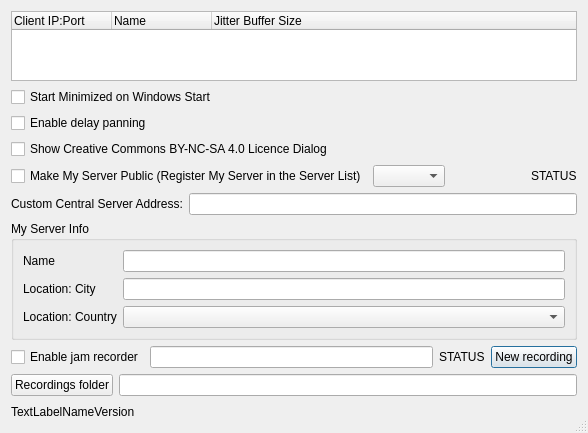
<?xml version="1.0" encoding="UTF-8"?>
<ui version="4.0">
 <class>CServerDlgBase</class>
 <widget class="QDialog" name="CServerDlgBase">
  <property name="geometry">
   <rect>
    <x>0</x>
    <y>0</y>
    <width>588</width>
    <height>415</height>
   </rect>
  </property>
  <property name="windowTitle">
   <string/>
  </property>
  <property name="windowIcon">
   <iconset resource="resources.qrc">
    <normaloff>:/png/main/res/fronticon.png</normaloff>:/png/main/res/fronticon.png</iconset>
  </property>
  <property name="sizeGripEnabled">
   <bool>true</bool>
  </property>
  <layout class="QVBoxLayout">
   <item>
    <widget class="QTreeWidget" name="lvwClients">
     <property name="rootIsDecorated">
      <bool>false</bool>
     </property>
     <property name="columnCount">
      <number>3</number>
     </property>
     <column>
      <property name="text">
       <string>Client IP:Port</string>
      </property>
     </column>
     <column>
      <property name="text">
       <string>Name</string>
      </property>
     </column>
     <column>
      <property name="text">
       <string>Jitter Buffer Size</string>
      </property>
     </column>
    </widget>
   </item>
   <item>
    <widget class="QCheckBox" name="chbStartOnOSStart">
     <property name="text">
      <string>Start Minimized on Windows Start</string>
     </property>
    </widget>
   </item>
   <item>
    <widget class="QCheckBox" name="chbEnableDelayPanning">
     <property name="text">
      <string>Enable delay panning</string>
     </property>
    </widget>
   </item>
   <item>
    <widget class="QCheckBox" name="chbUseCCLicence">
     <property name="text">
      <string>Show Creative Commons BY-NC-SA 4.0 Licence Dialog</string>
     </property>
    </widget>
   </item>
   <item>
    <layout class="QHBoxLayout">
     <item>
      <widget class="QCheckBox" name="chbRegisterServer">
       <property name="text">
        <string>Make My Server Public (Register My Server in the Server List)</string>
       </property>
      </widget>
     </item>
     <item>
      <widget class="QComboBox" name="cbxCentServAddrType"/>
     </item>
     <item>
      <spacer>
       <property name="orientation">
        <enum>Qt::Horizontal</enum>
       </property>
       <property name="sizeType">
        <enum>QSizePolicy::Expanding</enum>
       </property>
       <property name="sizeHint" stdset="0">
        <size>
         <width>20</width>
         <height>20</height>
        </size>
       </property>
      </spacer>
     </item>
     <item>
      <widget class="QLabel" name="lblRegSvrStatus">
       <property name="text">
        <string>STATUS</string>
       </property>
      </widget>
     </item>
    </layout>
   </item>
   <item>
    <layout class="QHBoxLayout">
     <item>
      <widget class="QLabel" name="lblCentralServerAddress">
       <property name="text">
        <string>Custom Central Server Address:</string>
       </property>
      </widget>
     </item>
     <item>
      <widget class="QLineEdit" name="edtCentralServerAddress"/>
     </item>
    </layout>
   </item>
   <item>
    <widget class="QGroupBox" name="grbServerInfo">
     <property name="title">
      <string>My Server Info</string>
     </property>
     <layout class="QHBoxLayout">
      <item>
       <layout class="QVBoxLayout">
        <item>
         <widget class="QLabel" name="lblServerName">
          <property name="text">
           <string>Name</string>
          </property>
         </widget>
        </item>
        <item>
         <widget class="QLabel" name="lblLocationCity">
          <property name="text">
           <string>Location: City</string>
          </property>
         </widget>
        </item>
        <item>
         <widget class="QLabel" name="lblLocationCountry">
          <property name="text">
           <string>Location: Country</string>
          </property>
         </widget>
        </item>
       </layout>
      </item>
      <item>
       <layout class="QVBoxLayout">
        <item>
         <widget class="QLineEdit" name="edtServerName"/>
        </item>
        <item>
         <widget class="QLineEdit" name="edtLocationCity"/>
        </item>
        <item>
         <widget class="QComboBox" name="cbxLocationCountry"/>
        </item>
       </layout>
      </item>
     </layout>
    </widget>
   </item>
   <item>
    <layout class="QHBoxLayout">
     <item>
      <widget class="QCheckBox" name="chbEnableRecorder">
       <property name="text">
        <string>Enable jam recorder</string>
       </property>
      </widget>
     </item>
     <item>
      <widget class="QLineEdit" name="edtCurrentSessionDir">
       <property name="readOnly">
        <bool>true</bool>
       </property>
      </widget>
     </item>
     <item>
      <widget class="QLabel" name="lblRecorderStatus">
       <property name="text">
        <string>STATUS</string>
       </property>
      </widget>
     </item>
     <item>
      <widget class="QPushButton" name="pbtNewRecording">
       <property name="text">
        <string>New recording</string>
       </property>
      </widget>
     </item>
    </layout>
   </item>
   <item>
    <layout class="QHBoxLayout">
     <item>
      <widget class="QPushButton" name="pbtRecordingDir">
       <property name="text">
        <string>Recordings folder</string>
       </property>
      </widget>
     </item>
     <item>
      <widget class="QLineEdit" name="edtRecordingsDir">
       <property name="readOnly">
        <bool>true</bool>
       </property>
      </widget>
     </item>
    </layout>
   </item>
   <item>
    <layout class="QHBoxLayout">
     <property name="spacing">
      <number>6</number>
     </property>
     <property name="leftMargin">
      <number>0</number>
     </property>
     <property name="topMargin">
      <number>0</number>
     </property>
     <property name="rightMargin">
      <number>0</number>
     </property>
     <property name="bottomMargin">
      <number>0</number>
     </property>
     <item>
      <widget class="QLabel" name="lblNameVersion">
       <property name="text">
        <string>TextLabelNameVersion</string>
       </property>
       <property name="wordWrap">
        <bool>false</bool>
       </property>
      </widget>
     </item>
     <item>
      <spacer>
       <property name="orientation">
        <enum>Qt::Horizontal</enum>
       </property>
       <property name="sizeType">
        <enum>QSizePolicy::Expanding</enum>
       </property>
       <property name="sizeHint" stdset="0">
        <size>
         <width>20</width>
         <height>20</height>
        </size>
       </property>
      </spacer>
     </item>
    </layout>
   </item>
  </layout>
 </widget>
 <tabstops>
  <tabstop>lvwClients</tabstop>
  <tabstop>chbStartOnOSStart</tabstop>
  <tabstop>chbUseCCLicence</tabstop>
  <tabstop>chbRegisterServer</tabstop>
  <tabstop>cbxCentServAddrType</tabstop>
  <tabstop>edtCentralServerAddress</tabstop>
  <tabstop>edtServerName</tabstop>
  <tabstop>edtLocationCity</tabstop>
  <tabstop>cbxLocationCountry</tabstop>
  <tabstop>chbEnableRecorder</tabstop>
  <tabstop>edtCurrentSessionDir</tabstop>
  <tabstop>pbtNewRecording</tabstop>
  <tabstop>pbtRecordingDir</tabstop>
  <tabstop>edtRecordingsDir</tabstop>
 </tabstops>
 <resources>
  <include location="resources.qrc"/>
 </resources>
 <connections/>
</ui>
